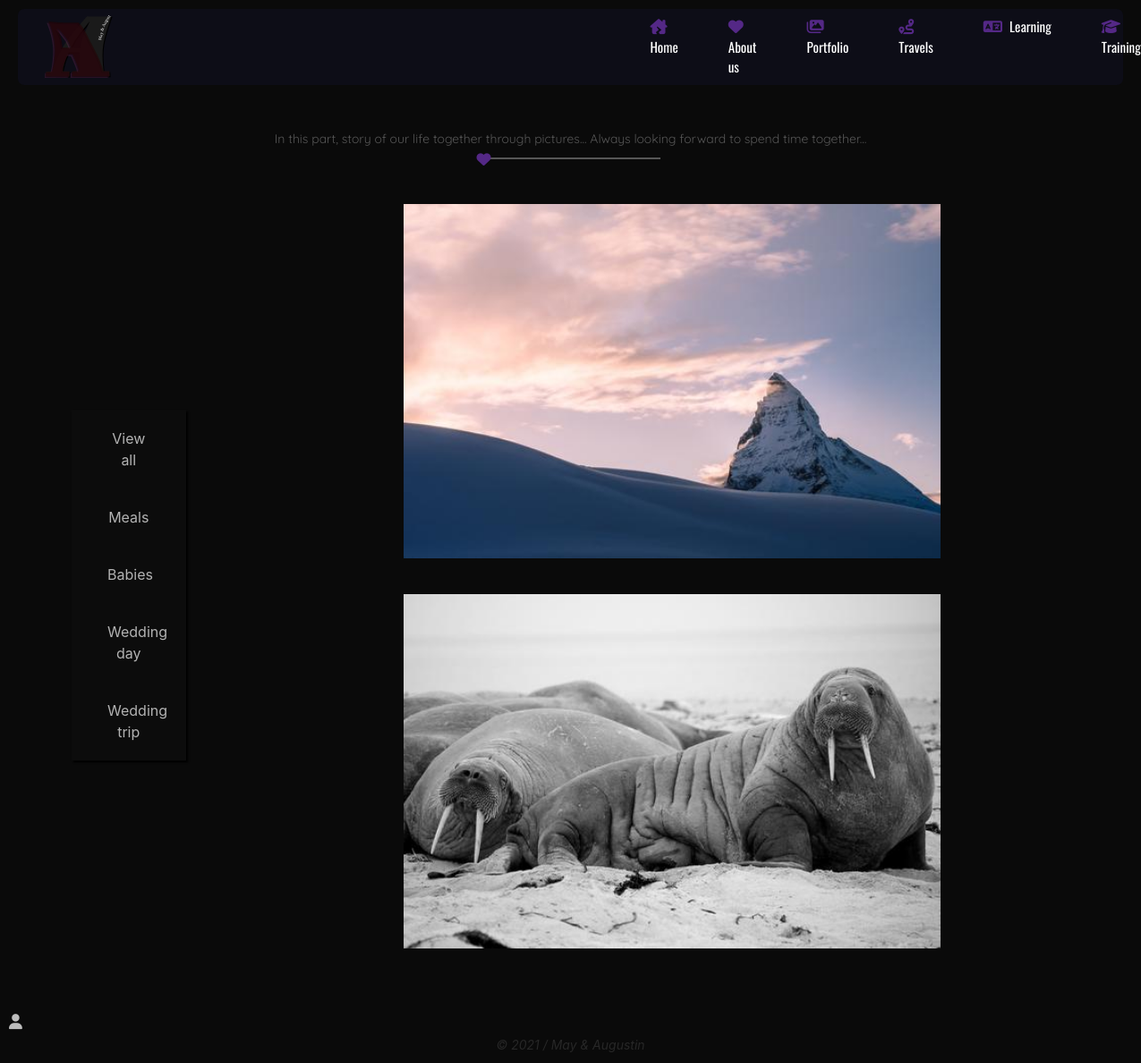
Screenshot of /portfolio.php?category=Meals with the database file from the repository.
### tables this page shows
CREATE TABLE IF NOT EXISTS `categories_portfolio` (
  `id` int NOT NULL AUTO_INCREMENT,
  `category` varchar(255) DEFAULT NULL,
  PRIMARY KEY (`id`)
);

CREATE TABLE IF NOT EXISTS `portfolio` (
  `id` int NOT NULL AUTO_INCREMENT,
  `addDate` varchar(50) DEFAULT NULL,
  `picture` varchar(255) NOT NULL,
  `title` varchar(255) NOT NULL,
  `description` longtext NOT NULL,
  `category_id` int DEFAULT NULL,
  PRIMARY KEY (`id`),
  KEY `category_id` (`category_id`)
);

### assets/functions/queries.php (called while the page is built, shortened)
<?php
$categoryPortfolio = '';
if (isset($_GET['category'])) {
    $val = $_GET['category'];
    $categoryPortfolio = 'WHERE category = "'.$val.'"';
}
else {
    $categoryPortfolio = '';
}
$query = 'SELECT * FROM portfolio INNER JOIN categories_portfolio ON portfolio.category_id = categories_portfolio.id'.' '.$categoryPortfolio.'';
$portfolio = $bdd->query($query);
$categories_portfolio = $bdd->query('SELECT * FROM categories_portfolio');

### assets/functions/functions.php (called while the page is built, shortened)
<?php
require('env.php');
try {
    $bdd = new PDO('mysql:host=localhost;dbname=tagalog;charset=utf8', $user, $mdp);
}
catch (Exception $e) {
    die('Erreur : ' . $e->getMessage());
}
require('queries.php');

### portfolio.php (the view, shortened to what this page needs)
<?php
    require('assets/functions/functions.php');
    include('assets/header.php');
?>
<section class="title-portfolio">
    <p>In this part, story of our life together through pictures... Always looking forward to spend time together...</p>
    <div class="underline-title-portfolio"><i class="fas fa-heart"></i></div>
</section>
<section class="main-content-portfolio">
    <div class="main-menu-portfolio">
    <ul>
        <li><a href="#">View all</a></li>
        <?php while ($data = $categories_portfolio->fetch()) { ?>
            <li><a href="?category=<?php echo $data['category']; ?>"><?php echo $data['category']; ?></a></li>
        <?php } ?>
    </ul>
    </div>
    <div class="main-container-portfolio">
        <?php while ($data = $portfolio->fetch()) { ?>
        <section class="section-portfolio">
            <article>
                <img class="picture-portfolio" src="assets/pictures/portfolio/<?php echo $data['picture']; ?>" alt="<?php echo $data['title']; ?>">
            </article>
        </section>
        <?php } ?>
    </div>
</section>
<?php include('assets/footer.php'); ?>

### scss/style.css (style rules this page uses)
body { display:-webkit-box;display:-ms-flexbox;display:flex;-webkit-box-orient:vertical;-webkit-box-direction:normal;-ms-flex-direction:column;flex-direction:column;-webkit-box-pack:justify;-ms-flex-pack:justify;justify-content:space-between }
.travels-body,.people-body,.portfolio-body,.portals-body { background-color:#0a0a0a }
.title-portfolio p { color:#ffffff4f;font-family:'Quicksand-regular';text-align:center;margin:40px 0 0 0;font-size:14px }
.title-portfolio .underline-title-portfolio { height:2px;background-color:#ffffff4f;margin:10px auto;width:0px }
.title-portfolio .underline-title-portfolio i { position:relative;bottom:10px;right:5px;color:#542886 }
.main-content-portfolio { display:-webkit-box;display:-ms-flexbox;display:flex;-ms-flex-pack:distribute;justify-content:space-around;-webkit-box-align:center;-ms-flex-align:center;align-items:center }
.main-content-portfolio .main-menu-portfolio { background-color:#0c0c0c;-webkit-box-shadow:2px 2px 2px black;box-shadow:2px 2px 2px black;margin:0 20px 0 80px;position:-webkit-sticky;position:sticky;top:50px;width:10% }
.main-content-portfolio .main-menu-portfolio ul { list-style-type:none;padding:0;margin:0 }
.main-content-portfolio .main-menu-portfolio ul li { text-align:center;padding:20px 40px }
.main-content-portfolio .main-menu-portfolio ul li a { color:#b3b3b3 }
.main-content-portfolio .main-container-portfolio { display:-webkit-box;display:-ms-flexbox;display:flex;-webkit-box-pack:center;-ms-flex-pack:center;justify-content:center;-ms-flex-wrap:wrap;flex-wrap:wrap;margin:20px 0 40px 0;width:90% }
.main-content-portfolio .main-container-portfolio section { display:-webkit-box;display:-ms-flexbox;display:flex;-webkit-box-align:end;-ms-flex-align:end;align-items:flex-end;-webkit-box-pack:center;-ms-flex-pack:center;justify-content:center;margin:20px }
.main-content-portfolio .main-container-portfolio section img { width:600px }

### rows the page displays
categories_portfolio: category "Meals"
categories_portfolio: category "Babies"
categories_portfolio: category "Wedding day"
categories_portfolio: category "Wedding trip"
portfolio: picture (picture)
portfolio: picture (picture)
